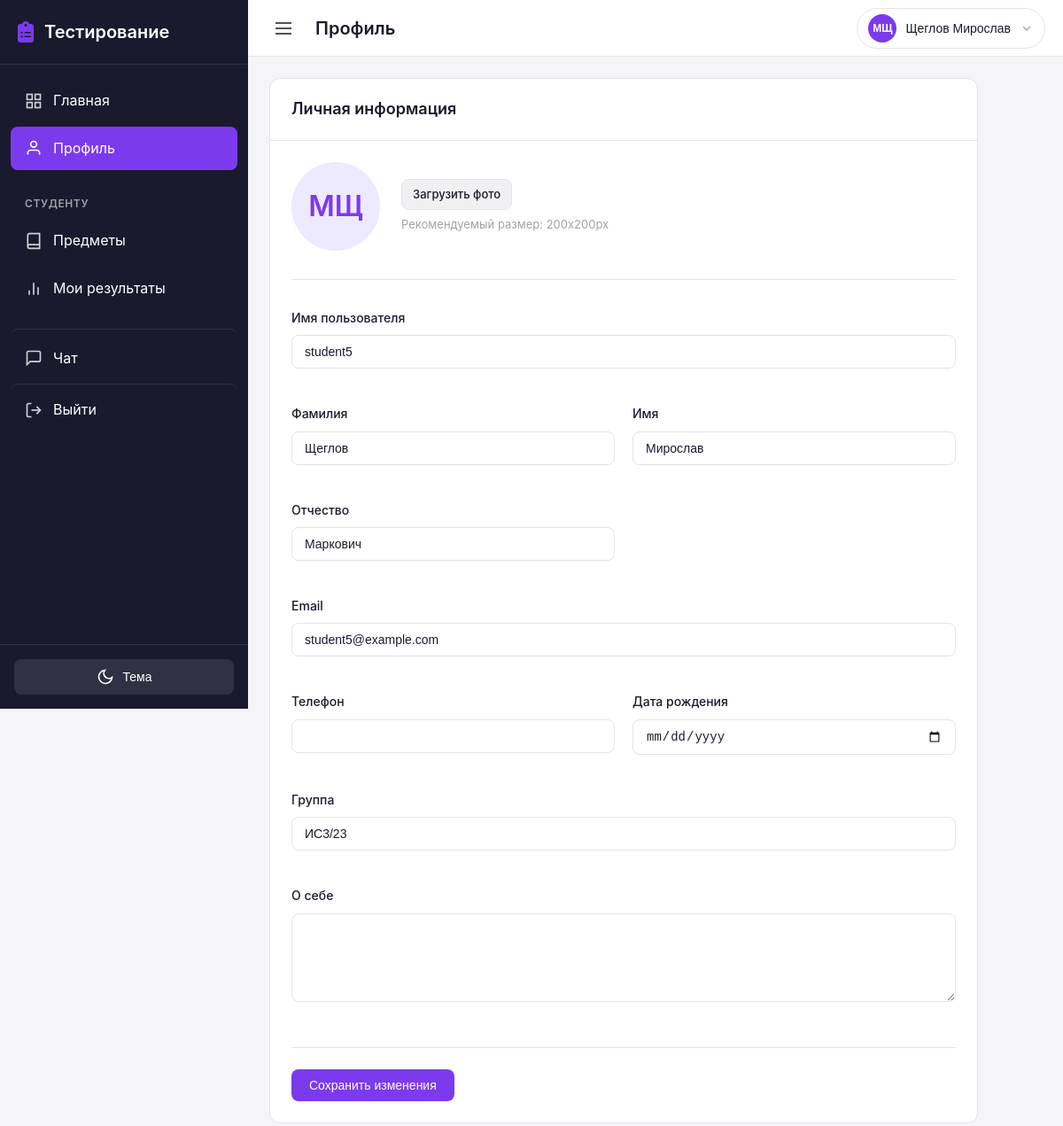
Page /profile/ (signed in) on the earlier database version.
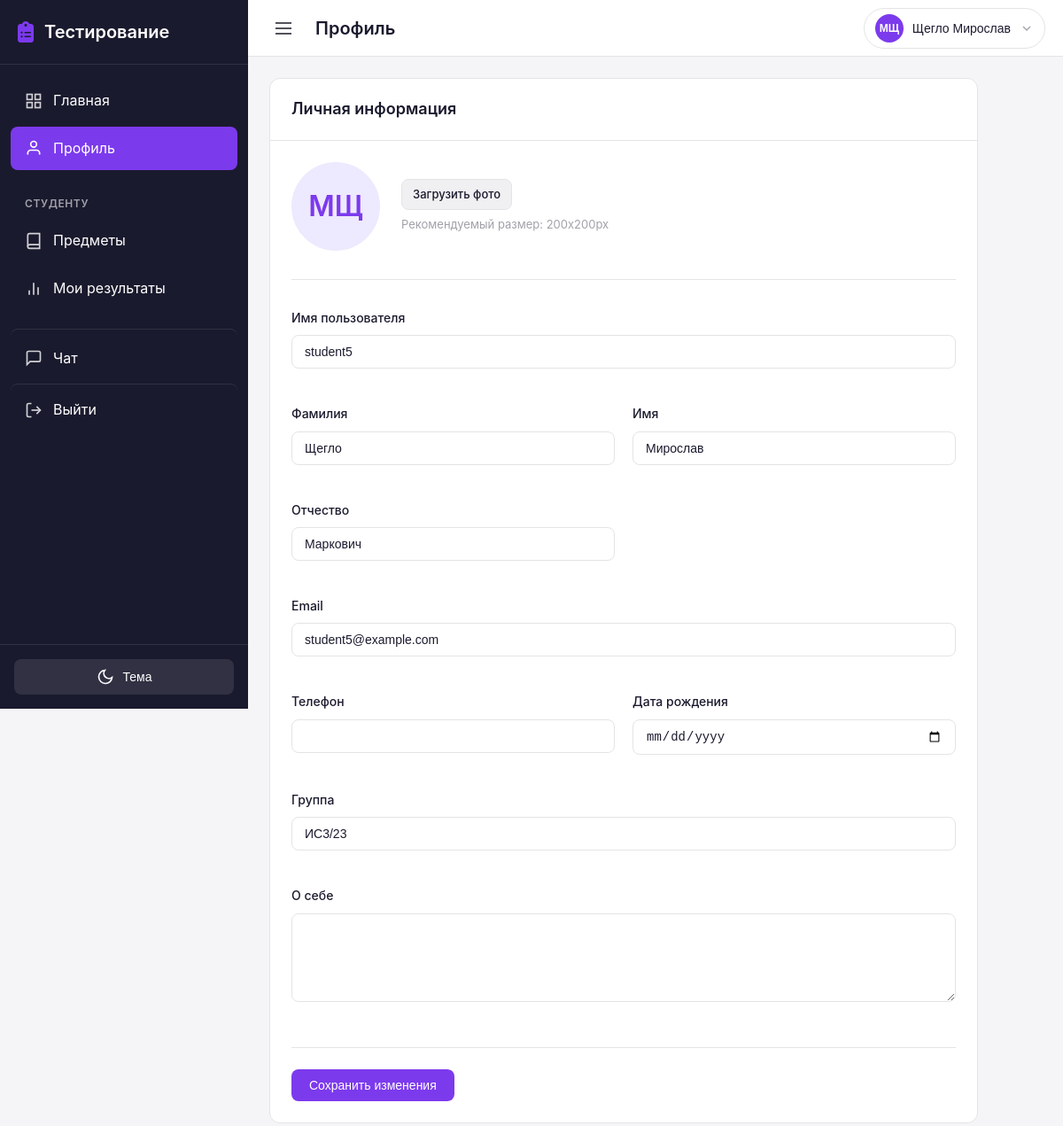
Same page on the later database version.
### users/models.py (models this page shows, shortened)
class User(AbstractUser):
    role = models.CharField(
        max_length=10,
        choices=UserRole.choices,
        default=UserRole.STUDENT,
        verbose_name='Роль'
    )
    phone = models.CharField(
        max_length=20,
        blank=True,
        verbose_name='Телефон'
    )
    birth_date = models.DateField(
        null=True,
        blank=True,
        verbose_name='Дата рождения'
    )
    patronymic = models.CharField(
        max_length=100,
        blank=True,
        verbose_name='Отчество'
    )
    class Meta:
        verbose_name = 'Пользователь'
        verbose_name_plural = 'Пользователи'
    @property
    def is_teacher(self):
        return self.role == UserRole.TEACHER
    @property
    def is_student(self):
        return self.role == UserRole.STUDENT

### users/views.py (the view, shortened to what this page needs)
# urls.py: path('profile/', views.profile_view, name='profile'),
@login_required
def profile_view(request):
    profile = getattr(request.user, 'profile', None)
    context = {'profile': profile}
    return render(request, 'users/profile.html', context)

### chat/context_processors.py (called while the page is built)
def unread_messages_count(request):
    if request.user.is_authenticated:
        count = Message.objects.filter(receiver=request.user, is_read=False).count()
        return {'total_unread_messages': count}
    return {'total_unread_messages': 0}

### testingPlatform/ngrok_skip_warning.py (called while the page is built)
    def __call__(self, request):
        request.META['HTTP_NGROK_SKIP_BROWSER_WARNING'] = 'true'
        response = self.get_response(request)
        response['ngrok-skip-browser-warning'] = 'true'
        return response

### users/models.py (called while the page is built)
    def get_display_group(self):
        if self.real_group:
            return f"{self.group.name} ({self.real_group})" if self.group else self.real_group
        return self.group.name if self.group else None

### templates/users/profile.html (shortened to what the changed rows need)
{% extends 'base.html' %}
{% block content %}
<div class="profile-container">
    <div class="card">
        <div class="card-header">
            <h2 class="card-title">Личная информация</h2>
        </div>
        <div class="card-body">
            <form method="post" enctype="multipart/form-data" class="profile-form">
                <div class="profile-avatar-section">
                    <div class="profile-avatar">
                        {% if profile.avatar %}
                            <img src="{{ profile.avatar.url }}" alt="Аватар">
                        {% else %}
                            <span class="avatar-placeholder">
                                {{ user.first_name|first }}{{ user.last_name|first }}
                            </span>
                        {% endif %}
                    </div>
                </div>
                <div class="profile-fields">
                    <div class="form-group">
                        <label class="form-label" for="username">Имя пользователя</label>
                        <input type="text" class="form-input" id="username" value="{{ user.username }}" disabled>
                    </div>
                    <div class="form-row form-row-3">
                        <div class="form-group">
                            <label class="form-label" for="last_name">Фамилия</label>
                            <input type="text" class="form-input" id="last_name" name="last_name" value="{{ user.last_name }}">
                        </div>
                        <div class="form-group">
                            <label class="form-label" for="first_name">Имя</label>
                            <input type="text" class="form-input" id="first_name" name="first_name" value="{{ user.first_name }}">
                        </div>
                        <div class="form-group">
                            <label class="form-label" for="patronymic">Отчество</label>
                            <input type="text" class="form-input" id="patronymic" name="patronymic" value="{{ user.patronymic }}">
                        </div>
                    </div>
                    <div class="form-group">
                        <label class="form-label" for="email">Email</label>
                        <input type="email" class="form-input" id="email" name="email" value="{{ user.email }}">
                    </div>
                </div>
            </form>
        </div>
    </div>
</div>
{% endblock %}

### templates/base.html (shortened to what the changed rows need)
<!DOCTYPE html>
<html lang="ru" data-theme="light">
<head>
    {% load static %}
    <link rel="stylesheet" href="{% static 'css/style.css' %}">
    <link rel="stylesheet" href="https://cdnjs.cloudflare.com/ajax/libs/font-awesome/6.5.1/css/all.min.css">
</head>
<body>
    <div class="app-container">
        <div class="main-content">
            <header class="topbar">
                <div class="topbar-actions">
                    {% if user.is_authenticated %}
                        <div class="user-menu" id="userMenu">
                            <button class="user-menu-btn" id="userMenuBtn">
                                <div class="user-avatar-small">
                                    {% if user.profile.avatar %}
                                        <img src="{{ user.profile.avatar.url }}" alt="{{ user.last_name }}">
                                    {% else %}
                                        <span>{{ user.first_name|first }}{{ user.last_name|first }}</span>
                                    {% endif %}
                                </div>
                                <span class="user-name">{{ user.last_name }} {{ user.first_name }}</span>
                                <svg class="user-menu-arrow" width="16" height="16" viewBox="0 0 24 24" fill="none" stroke="currentColor" stroke-width="2">
                                    <polyline points="6 9 12 15 18 9"></polyline>
                                </svg>
                            </button>
                        </div>
                    {% endif %}
                </div>
            </header>
            <main class="content">
                {% block content %}{% endblock %}
            </main>
        </div>
    </div>
</body>
</html>

Differences in the rows shown:
changed User "Мирослав": last_name "Щеглов" → "Щегло"
